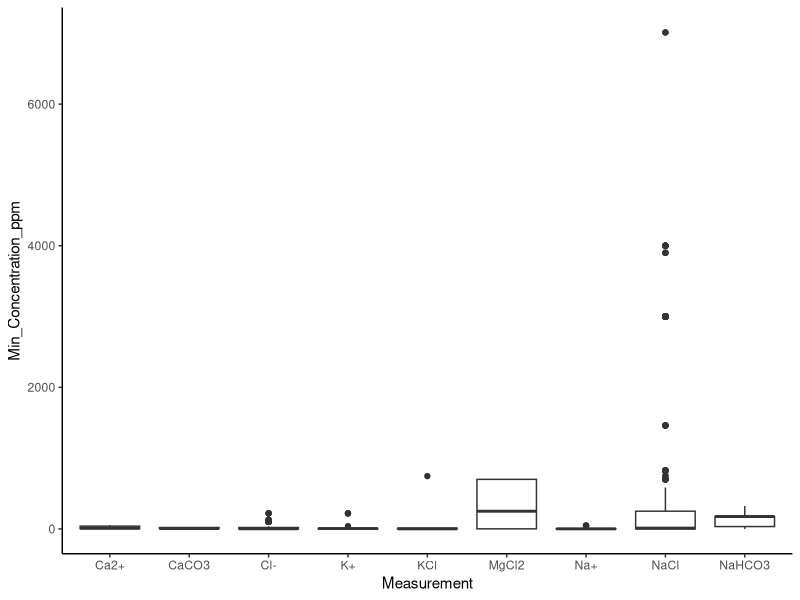
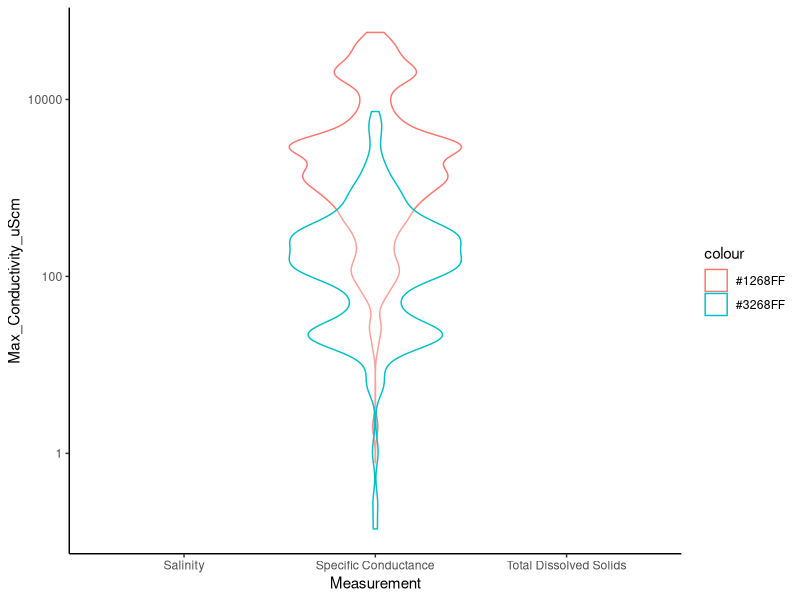
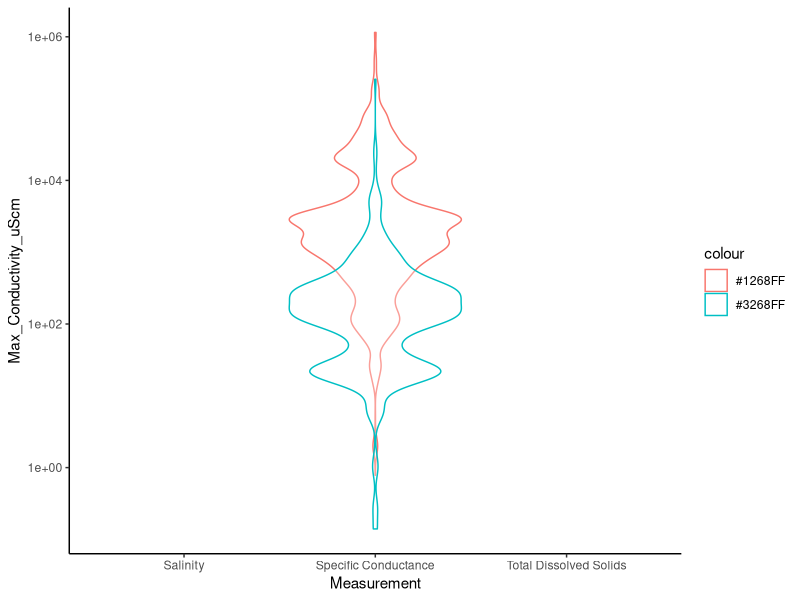

These figures' R source, in order:
## ---- chunk 1

library(tidyverse)

## ---- chunk 2
DATA <- read_csv("data/ConvertedSalts_Clean.csv")

## ---- chunk 3


DATA %>% 
  filter(Measurement %in% c("CaCO3","Ca2+", "NaHCO3", "NaCl", "KCl", "Cl-", "K+", "Na+", "MgCl2")) %>%
  ggplot(aes(x = Measurement, y = Min_Concentration_ppm))+
  geom_boxplot()+
  theme_classic()

#length(DATA$Measurement[DATA$Measurement == "HCO3-"])                                     
                                           
unique(DATA$Measurement)


## ---- chunk 4

#Lets remove extreme values for now

DATA %>% 
  filter(Measurement %in% c("Specific Conductance","Salinity", "Total Dissolved Solids")) %>%
  mutate(Min_Conductivity_uScm = ifelse(Min_Conductivity_uScm > 10000, NA, Min_Conductivity_uScm),
              Max_Conductivity_uScm = ifelse(Max_Conductivity_uScm > 60000, NA, Max_Conductivity_uScm))%>%
  ggplot(aes(x = Measurement, y = Max_Conductivity_uScm))+
  geom_violin(aes(colour = "#1268FF"), alpha = 0.3)+
  geom_violin(aes(y = Min_Conductivity_uScm, colour = "#3268FF"), alpha = 0.3)+
  #geom_jitter(height = 0, width = 0.3)+
  scale_y_continuous(trans='log10')+
  theme_classic()

#Without extreme values removed
DATA %>% 
  filter(Measurement %in% c("Specific Conductance","Salinity", "Total Dissolved Solids")) %>%
  ggplot(aes(x = Measurement, y = Max_Conductivity_uScm))+
  geom_violin(aes(colour = "#1268FF"), alpha = 0.3)+
  geom_violin(aes(y = Min_Conductivity_uScm, colour = "#3268FF"), alpha = 0.3)+
  #geom_jitter(height = 0, width = 0.3)+
  scale_y_continuous(trans='log10')+
  theme_classic()


## ---- chunk 5
